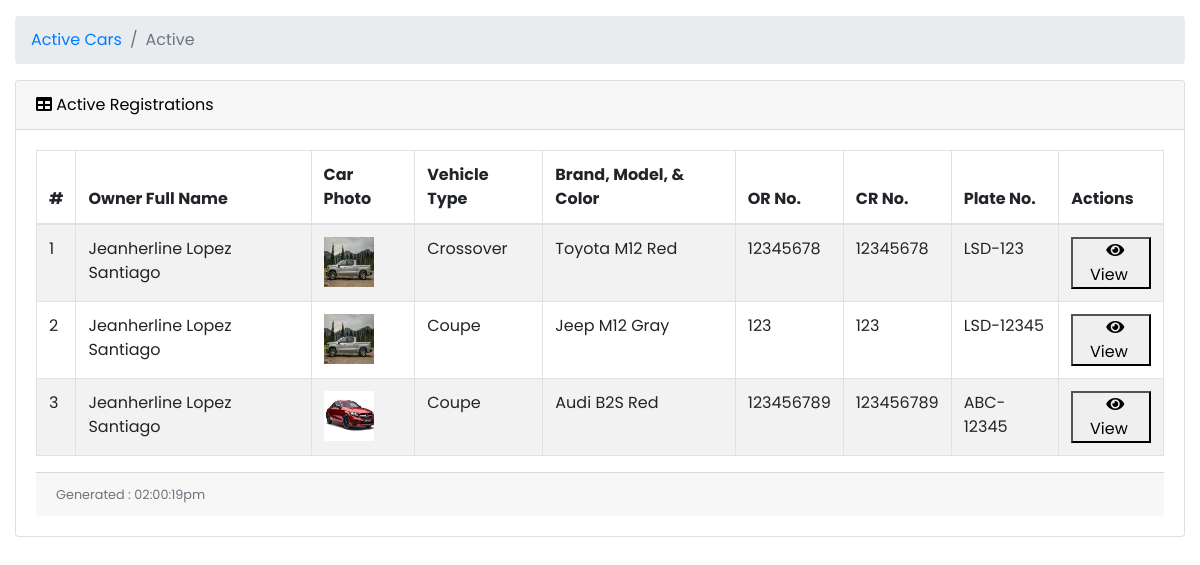
Page /user/carReg.php?status=Active (signed in) on the earlier database version.
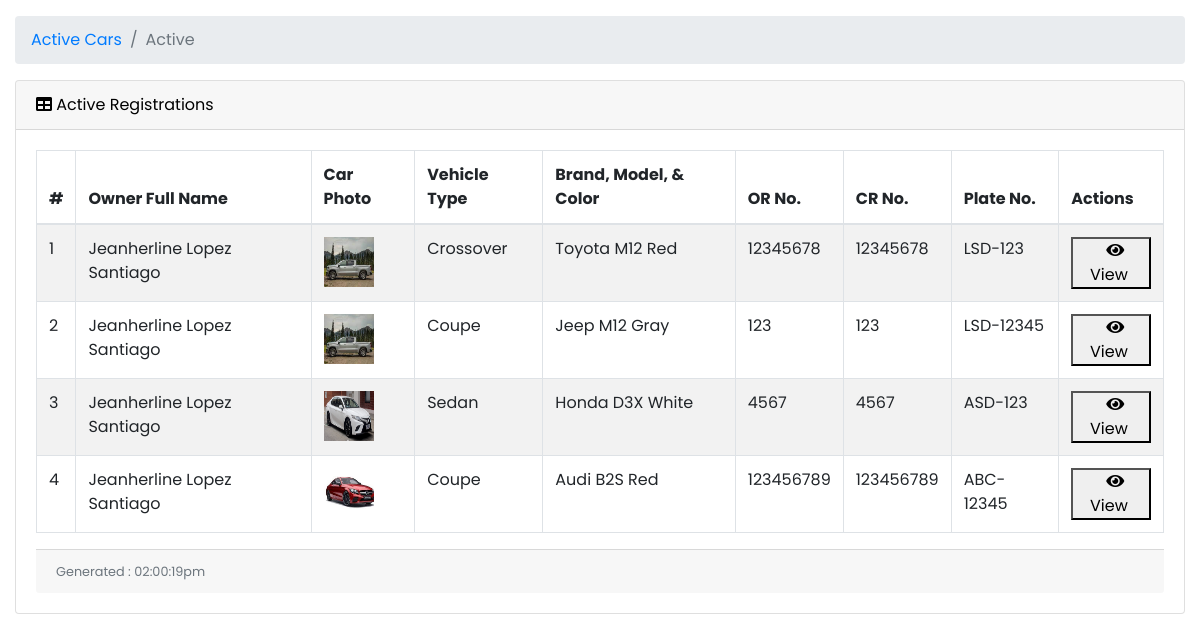
Same page on the later database version.
### tables this page shows
CREATE TABLE `car` (
  `car_id` int(11) NOT NULL,
  `user_id` int(11) NOT NULL,
  `car_photo` varchar(255) DEFAULT NULL,
  `brand` varchar(255) NOT NULL,
  `model` varchar(255) NOT NULL,
  `color` varchar(255) NOT NULL,
  `type` varchar(255) NOT NULL,
  `seat_count` int(2) NOT NULL,
  `car_status` varchar(10) NOT NULL,
  `qr_code` varchar(255) DEFAULT NULL,
  `created_at` timestamp NOT NULL DEFAULT current_timestamp(),
  `updated_at` timestamp NOT NULL DEFAULT current_timestamp() ON UPDATE current_timestamp()
);

CREATE TABLE `user_profile` (
  `user_id` int(11) NOT NULL,
  `profile_photo` varchar(255) DEFAULT NULL,
  `first_name` varchar(30) NOT NULL,
  `middle_name` varchar(30) NOT NULL,
  `last_name` varchar(30) NOT NULL,
  `city_id` int(11) NOT NULL,
  `nationality` varchar(30) NOT NULL,
  `gender` varchar(10) NOT NULL,
  `birthdate` date NOT NULL,
  `email` varchar(50) NOT NULL,
  `password` varchar(255) NOT NULL,
  `ticket_balance` varchar(255) DEFAULT NULL,
  `role` varchar(255) NOT NULL,
  `is_vaxxed` tinyint(1) NOT NULL DEFAULT 0,
  `vax_card` varchar(255) DEFAULT NULL,
  `is_agree` tinyint(1) NOT NULL DEFAULT 1,
  `created_at` timestamp NOT NULL DEFAULT current_timestamp(),
  `updated_at` timestamp NOT NULL DEFAULT current_timestamp() ON UPDATE current_timestamp()
);

CREATE TABLE `car_identification` (
  `car_identity_id` int(11) NOT NULL,
  `car_id` int(11) NOT NULL,
  `or_photo` varchar(255) NOT NULL,
  `or_number` varchar(20) NOT NULL,
  `cr_photo` varchar(255) NOT NULL,
  `cr_number` varchar(20) NOT NULL,
  `sales_invoice` varchar(255) DEFAULT NULL,
  `plate_number` varchar(10) NOT NULL,
  `plate_expiration` date NOT NULL,
  `created_at` timestamp NOT NULL DEFAULT current_timestamp(),
  `updated_at` timestamp NOT NULL DEFAULT current_timestamp() ON UPDATE current_timestamp()
);

### user/carReg.php (the view, shortened to what the changed rows need)
<?php
include('../db.php');
?>
<!DOCTYPE html>
<html lang="en">
<head>
    <link href="vendor/fontawesome-free/css/all.min.css" rel="stylesheet" type="text/css">
    <link href="vendor/datatables/dataTables.bootstrap4.css" rel="stylesheet">
    <link href="vendor/css/sb-admin.css" rel="stylesheet">
</head>
<body id="page-top">
    <div id="wrapper">
        <div id="content-wrapper">
            <div class="container-fluid">
                <?php
                if (isset($_GET['status']) && $_GET['status'] === 'Pending') {
                ?>
                    <ol class="breadcrumb">
                        <li class="breadcrumb-item">
                            <a href="#">Registrations</a>
                        </li>
                        <li class="breadcrumb-item active">Pending</li>
                    </ol>
                    <div class="card mb-3">
                        <div class="card-header">
                            <i class="fas fa-table"></i>
                            Manage Pending Registrations
                        </div>
                        <div class="card-body">
                            <div class="table-responsive">
                                <table class="table table-bordered table-striped table-hover" id="dataTable" width="100%" cellspacing="0">
                                    <thead>
                                        <tr>
                                            <th>#</th>
                                            <th>Owner Full Name</th>
                                            <th>Car Photo</th>
                                            <th>Vehicle Type</th>
                                            <th>Brand, Model, & Color</th>
                                            <th>OR No.</th>
                                            <th>CR No.</th>
                                            <th>Plate No.</th>
                                            <th>Actions</th>
                                        </tr>
                                    </thead>
                                    <tbody>
                                        <?php
                                        $city_id = $_SESSION['city_id'];
                                        $ret = "SELECT car.*, user_profile.*, car_identification.*, city.city_name
                                        FROM car
                                        INNER JOIN user_profile ON car.user_id = user_profile.user_id
                                        INNER JOIN car_identification ON car.car_id = car_identification.car_id
                                        INNER JOIN city ON user_profile.city_id = city.city_id
                                        WHERE car.car_status = 'Pending' AND user_profile.city_id = '$city_id'";
                                        $stmt = $db->prepare($ret);
                                        $stmt->execute();
                                        $result = $stmt->get_result();
                                        $cnt = 1;
                                        while ($row = $result->fetch_assoc()) {
                                            $id = $row['user_id'];
                                            $car_id = $row['car_id'];
                                            echo "<tr>";
                                            echo "<td>" . $cnt . "</td>";
                                            echo "<td>" . $row['first_name'] . " " . $row['middle_name'] . " " . $row['last_name'] . "</td>";
                                            echo "<td><img src='../assets/img/car/" . $row['car_photo'] . "' alt='Profile Photo' width='50' height='50'></td>";
                                            echo "<td>" . $row['type'] . "</td>";
                                            echo "<td>" . $row['brand'] . " " . $row['model'] . " " . $row['color'] . "</td>";
                                            echo "<td>" . $row['or_number'] . "</td>";
                                            echo "<td>" . $row['cr_number'] . "</td>";
                                            echo "<td>" . $row['plate_number'] . "</td>";
                                            if ($_SESSION['role'] == "City Admin") {
                                        ?>
                                                <td>
                                                    <a href="viewCarReg.php?user_id=<?php echo $id; ?>>&status=Pending">
                                                        <button>&nbsp;&nbsp;<i class="fa fa-eye"></i>&nbsp;&nbsp;</button>
                                                    </a>
                                                    <a href="editCarReg.php?user_id=<?php echo $id; ?>&status=Pending">
                                                        <button>&nbsp;&nbsp;<i class="fa fa-pencil"></i>&nbsp;&nbsp;</button>
                                                    </a>
                                                    <a href="approveCarReg.php?user_id=<?php echo $id; ?>&status=Pending&car_id=<?php echo $car_id; ?>"onclick="return confirm('Are you sure you want to approve?')">
                                                        <button>&nbsp;&nbsp;<i class="fa fa-check"></i>&nbsp;&nbsp;</button>
                                                    </a>
                                                    <a href="denyCarReg.php?user_id=<?php echo $id; ?>&status=Pending&car_id=<?php echo $car_id; ?>"onclick="return confirm('Are you sure you want to deny?')">
                                                        <button>&nbsp;&nbsp;<i class="fa fa-ban"></i>&nbsp;&nbsp;</button>
                                                    </a>
                                                </td>
                                            <?php
                                            } else {
                                            ?>
                                                <td>
                                                    <a href="viewAdminProfile.php?user_id=<?php echo $id; ?>">
                                                        <button><i class="fa fa-eye"></i>&nbsp;View&nbsp;</button>
                                                    </a>
                                                    <a href="editCityAdmin.php?user_id=<?php echo $id; ?>">
                                                        <button><i class="fa fa-pencil"></i>&nbsp;Edit&nbsp;</button>
                                                    </a>
                                                    <a href="addCityAdmin.php?user_id=<?php echo $id; ?>">
                                                        <button><i class="fa fa-check"></i>&nbsp;Add&nbsp;</button>
                                                    </a>
                                                </td>
                                            <?php
                                            }
                                            ?>
                                        <?php
                                            echo "</tr>";
                                            $cnt++;
                                        }
                                        ?>
                                    </tbody>
                                </table>
                            </div>
                        </div>
                        <div class="card-footer small text-muted">
                            <?php
                            date_default_timezone_set("Africa/Nairobi");
                            echo "Generated : " . date("h:i:sa");
                            ?>
                        </div>
                    </div>
                <?php
                } elseif (isset($_GET['status']) && $_GET['status'] === 'Active') {
                ?>
                    <div class="card mb-3">
                        <div class="card-body">
                            <div class="table-responsive">
                                <table class="table table-bordered table-striped table-hover" id="dataTable" width="100%" cellspacing="0">
                                    <thead>
                                        <tr>
                                            <th>#</th>
                                            <th>Owner Full Name</th>
                                            <th>Car Photo</th>
                                            <th>Vehicle Type</th>
                                            <th>Brand, Model, & Color</th>
                                            <th>OR No.</th>
                                            <th>CR No.</th>
                                            <th>Plate No.</th>
                                            <th>Actions</th>
                                        </tr>
                                    </thead>
                                    <tbody>
                                        <?php
                                        $city_id = $_SESSION['city_id'];
                                        $ret = "SELECT car.*, user_profile.*, car_identification.*, city.city_name
                                        FROM car
                                        INNER JOIN user_profile ON car.user_id = user_profile.user_id
                                        INNER JOIN car_identification ON car.car_id = car_identification.car_id
                                        INNER JOIN city ON user_profile.city_id = city.city_id
                                        WHERE car.car_status = 'Active' AND user_profile.city_id = '$city_id'";
                                        $stmt = $db->prepare($ret);
                                        $stmt->execute();
                                        $result = $stmt->get_result();
                                        $cnt = 1;
                                        while ($row = $result->fetch_assoc()) {
                                            $id = $row['user_id'];
                                            $car_id = $row['car_id'];
                                            echo "<tr>";
                                            echo "<td>" . $cnt . "</td>";
                                            echo "<td>" . $row['first_name'] . " " . $row['middle_name'] . " " . $row['last_name'] . "</td>";
                                            echo "<td><img src='../assets/img/car/" . $row['car_photo'] . "' alt='Profile Photo' width='50' height='50'></td>";
                                            echo "<td>" . $row['type'] . "</td>";
                                            echo "<td>" . $row['brand'] . " " . $row['model'] . " " . $row['color'] . "</td>";
                                            echo "<td>" . $row['or_number'] . "</td>";
                                            echo "<td>" . $row['cr_number'] . "</td>";
                                            echo "<td>" . $row['plate_number'] . "</td>";
                                            if ($_SESSION['role'] == "City Admin") {
                                        ?>
                                                <td>
                                                    <a href="viewCarReg.php?user_id=<?php echo $id; ?>>&status=Active">
                                                        <button>&nbsp;&nbsp;<i class="fa fa-eye"></i>&nbsp;View&nbsp;&nbsp;</button>
                                                    </a>
                                                    <a href="denyCarReg.php?user_id=<?php echo $id; ?>&status=Active&car_id=<?php echo $car_id; ?>"onclick="return confirm('Are you sure you want to deny?')">
                                                        <button>&nbsp;&nbsp;<i class="fa fa-ban"></i>&nbsp;Deny&nbsp;&nbsp;</button>
                                                    </a>
                                                <?php
                                            } else {
                                                ?>
                                                <td>
                                                    <a href="viewCarReg.php?user_id=<?php echo $id; ?>>&status=Active">
                                                        <button>&nbsp;&nbsp;<i class="fa fa-eye"></i>&nbsp;View&nbsp;&nbsp;</button>
                                                    </a>
                                                </td>
                                            <?php
                                            }
                                            ?>
                                        <?php
                                            echo "</tr>";
                                            $cnt++;
                                        }
                                        ?>
                                    </tbody>
                                </table>
                            </div>
                        </div>
                        <?php
                    }
                        ?>
                        </div>
                    </div>
</body>
</html>

Differences in the rows shown:
now on this page (row edited): car: user.first_name "Jeanherline", user.middle_name "Lopez", user.last_name "Santiago", car_photo (picture), type "Sedan", brand "Honda", model "D3X", color "White", car_identification.or_number "4567", car_identification.cr_number "4567", car_identification.plate_number "ASD-123"
